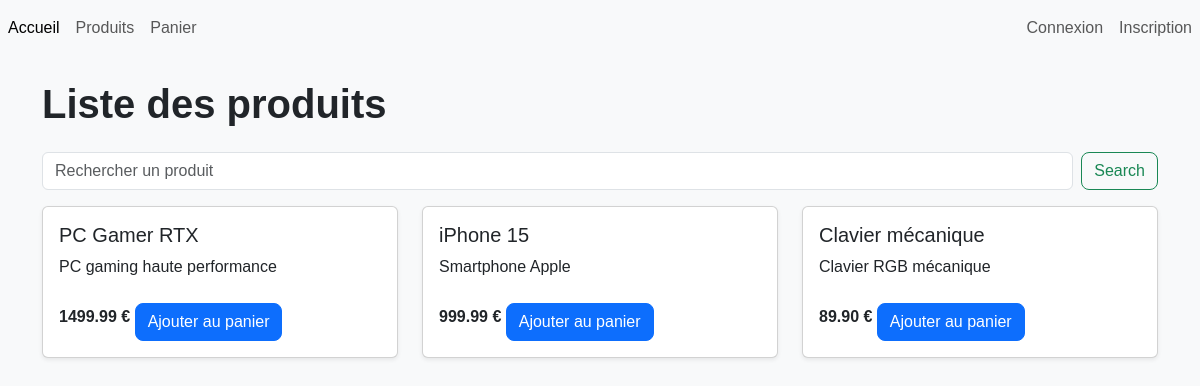
/list.php, run on an earlier commit of the app's database.
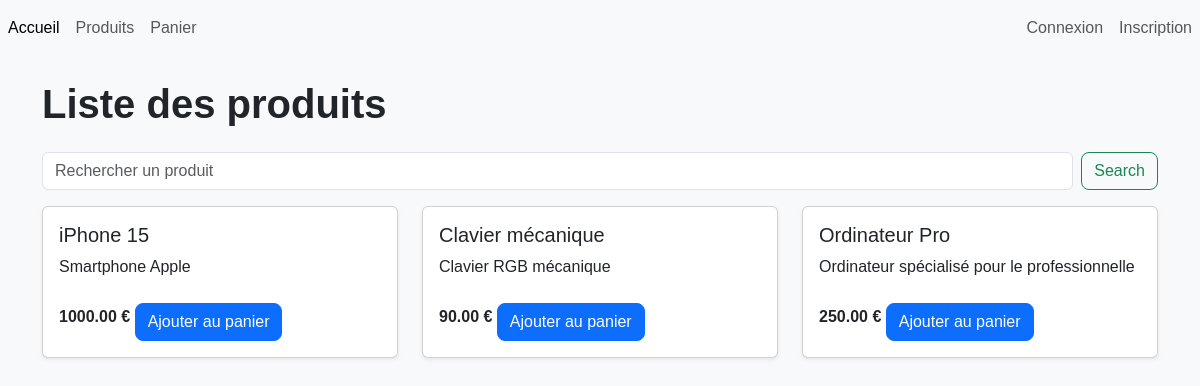
And on a later commit of the database.
### tables this page shows
CREATE TABLE `products` (
  `id` int(11) NOT NULL,
  `name` varchar(255) DEFAULT NULL,
  `description` text DEFAULT NULL,
  `price` decimal(10,2) DEFAULT NULL,
  `image` varchar(255) DEFAULT NULL,
  `stock` int(11) DEFAULT NULL,
  `created_at` timestamp NOT NULL DEFAULT current_timestamp()
);

### product.php (called while the page is built)
<?php
require_once "config/database.php";
require_once "controllers/ProductController.php";
$pdo = Database::connect();
$controller = new ProductController($pdo);
$products = $controller->index();
require "views/products/list.php";

### products.php (called while the page is built)
<?php
require_once __DIR__ . '/product.php';
require_once __DIR__ . '/views/products/list.php';
require_once __DIR__ . '/views/layouts/header.php';

### list.php (called while the page is built)
<?php
require_once __DIR__ . '/products.php';

### models/Product.php (called while the page is built)
<?php
class Product {
    private $pdo;
    public function __construct($pdo) {
        $this->pdo = $pdo;
    }
    public function getAll() {
        $stmt = $this->pdo->query("SELECT * FROM products");
        return $stmt->fetchAll(PDO::FETCH_ASSOC);
    }
}

### controllers/ProductController.php (called while the page is built)
<?php
require_once "models/Product.php";
class ProductController {
    private $productModel;
    public function __construct($pdo) {
        $this->productModel = new Product($pdo);
    }
    public function index() {
        $products = $this->productModel->getAll();
        return $products;
    }
}

### views/products/list.php (the view, shortened to what this page needs)
<?php
$pdo = Database::connect();
$search = $_GET['search'] ?? '';
if (!empty($search)) {
    $stmt = $pdo->prepare("
        SELECT * FROM products
        WHERE name LIKE ? OR description LIKE ?
    ");
    $stmt->execute(["%$search%", "%$search%"]);
    $products = $stmt->fetchAll(PDO::FETCH_ASSOC);
} else {
    $products = $pdo->query("SELECT * FROM products")->fetchAll(PDO::FETCH_ASSOC);
}
?>
<h1 class="mb-4">Liste des produits</h1>
<div class="row">
<form class="d-flex mb-3" method="GET">
    <input class="form-control me-2"
           type="search"
           name="search"
           placeholder="Rechercher un produit"
           value="<?= htmlspecialchars($search) ?>">
    <button class="btn btn-outline-success" type="submit">
        Search
    </button>
</form>
<?php foreach ($products as $product): ?>
    <div class="col-md-4">
        <div class="card mb-4 shadow-sm">
            <div class="card-body">
                <h5 class="card-title">
                    <?= htmlspecialchars($product['name']) ?>
                </h5>
                <p class="card-text">
                    <?= htmlspecialchars($product['description']) ?>
                </p>
                <strong>
                    <?= $product['price'] ?> €
                </strong>
                <a href="/NexiShop/views/cart/add.php?id=<?= $product['id'] ?>"
                   class="btn btn-primary mt-2">
                    Ajouter au panier
                </a>
            </div>
        </div>
    </div>
<?php endforeach; ?>
</div>
<?php
$content = ob_get_clean();
include __DIR__ . '/../layouts/app.php';
?>

### views/layouts/header.php (shortened to what this page needs)
<!DOCTYPE html>
<html lang='fr'>
<head>
    <link href="https://cdn.jsdelivr.net/npm/bootstrap@5.3.8/dist/css/bootstrap.min.css" rel="stylesheet">
    <link rel="stylesheet" href="/NexiShop/assets/css/style.css">
</head>
<body>

### views/layouts/navbar.php (shortened to what this page needs)
<nav class="navbar navbar-expand-lg bg-body-tertiary">
<ul class="navbar-nav me-auto mb-2 mb-lg-0">
    <li class="nav-item">
        <a class="nav-link active" href="/NexiShop/index.php">Accueil</a>
    </li>
    <li class="nav-item">
        <a class="nav-link" href="/NexiShop/products.php">Produits</a>
    </li>
    <li class="nav-item">
        <a class="nav-link" href="/NexiShop/cart.php">Panier</a>
    </li>
</ul>
<ul class="navbar-nav ms-auto">
    <?php if (isset($_SESSION['user'])): ?>
        <li class="nav-item">
            <span class="nav-link">
                Bonjour <?= htmlspecialchars($_SESSION['user']['username']) ?>
            </span>
        </li>
        <li class="nav-item">
            <a class="nav-link" href="/NexiShop/logout.php">
                Déconnexion
            </a>
        </li>
    <?php else: ?>
        <li class="nav-item">
            <a class="nav-link" href="/NexiShop/login.php">
                Connexion
            </a>
        </li>
        <li class="nav-item">
            <a class="nav-link" href="/NexiShop/register.php">
                Inscription
            </a>
        </li>
    <?php endif; ?>
</ul>
</nav>

### views/layouts/app.php (shortened to what this page needs)
<?php include __DIR__ . '/header.php'; ?>
<?php include __DIR__ . '/navbar.php'; ?>
<main class="container mt-4">
    <?= $content ?? '' ?>
</main>
<?php include 'footer.php'; ?>

### views/layouts/footer.php (shortened to what this page needs)
</body>
</html>

### assets/css/style.css (style rules this page uses)
body { background-color: #f8f9fa; font-family: Arial, sans-serif; }
h1, h2, h3 { font-weight: 600; }
a { text-decoration: none; }
.container { margin-top: 20px; }
.btn { border-radius: 8px; }

What changed in the data, as far as the page shows it:
removed products: name "PC Gamer RTX", description "PC gaming haute performance", price "1499.99"
changed products "iPhone 15": price "999.99" → "1000.00"
changed products "Clavier mécanique": price "89.90" → "90.00"
added products: name "Ordinateur Pro", description "Ordinateur spécialisé pour le professionnelle", price "250.00"
